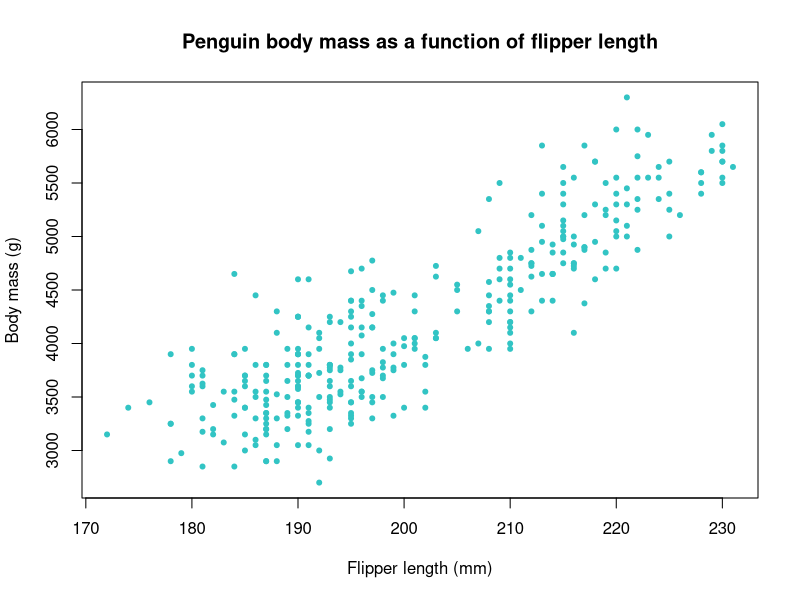

Write R code to recreate this figure.
## ---- chunk 1
library(palmerpenguins)
data(penguins)
knitr::kable(penguins[1:20, ])
## ---- chunk 2
plot(x = penguins$flipper_length_mm, y = penguins$body_mass_g, pch = 20, col = '#32c4c4',
     main = 'Penguin body mass as a function of flipper length',
     xlab = 'Flipper length (mm)', ylab = 'Body mass (g)')

